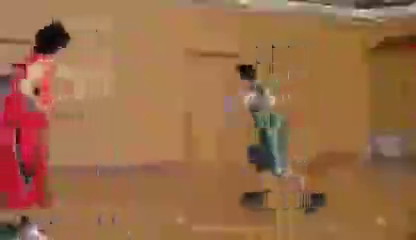
#> input picture frame 50 of 人工智能-CBREN-main/datasets/hevc_cbr_low_mp4/D/BasketballPass_416x240_50.mp4, 416 x 240 px
$ python video_get_frames.py
#> lines starting #> are read from the running program, lines starting #| are printed output that depends on the picture
from os import *
from os.path import join, exists
import cv2

video_path = '/media/abc/Program/人工智能-CBREN-main/datasets/hevc_cbr_low_mp4/D'
save_path = '/media/abc/Program/人工智能-CBREN-main/datasets/hevc_cbr_low_mp4/D'

for i in listdir(video_path):
    print(i)

    # 只处理 mp4 文件
    if i.endswith('.mp4'):
        full_video_name = i.split('.')
        video_name = full_video_name[0]

        cap = cv2.VideoCapture(join(video_path, f'{video_name}.mp4'))
        total_frames = int(cap.get(cv2.CAP_PROP_FRAME_COUNT))  # 获取视频的总帧数

        # 创建保存帧的文件夹
        current_save_path = join(save_path, video_name)
        if not exists(current_save_path):
            mkdir(current_save_path)

        for j in range(1, total_frames + 1):
            ret, frame = cap.read()
            if not ret:
                break

            # 保存每一帧
            print(f'Writing video [{video_name}] frame [{j}]')
            cv2.imwrite(join(current_save_path, f'{j:03d}.png'), frame)

        cap.release()

print('Finish extracting frames.')

$ run again, starting later in the video
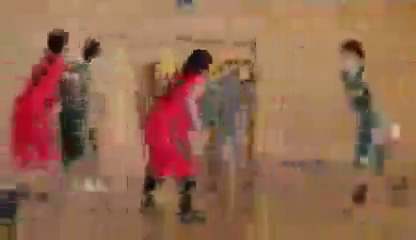
#> input picture frame 225 of 人工智能-CBREN-main/datasets/hevc_cbr_low_mp4/D/BasketballPass_416x240_50.mp4, 416 x 240 px

$ run again, starting later in the video
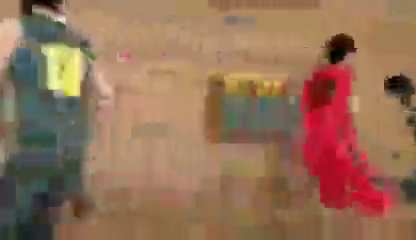
#> input picture frame 400 of 人工智能-CBREN-main/datasets/hevc_cbr_low_mp4/D/BasketballPass_416x240_50.mp4, 416 x 240 px
